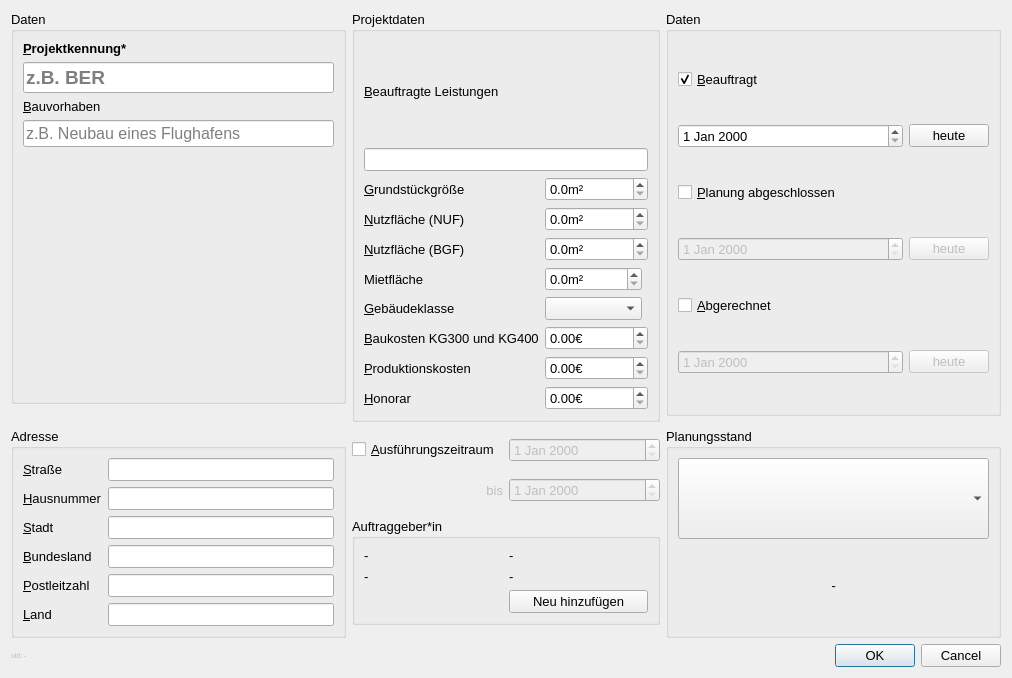
<?xml version="1.0" encoding="UTF-8"?>
<ui version="4.0">
 <class>Dialog</class>
 <widget class="QDialog" name="Dialog">
  <property name="windowModality">
   <enum>Qt::NonModal</enum>
  </property>
  <property name="enabled">
   <bool>true</bool>
  </property>
  <property name="geometry">
   <rect>
    <x>0</x>
    <y>0</y>
    <width>1012</width>
    <height>678</height>
   </rect>
  </property>
  <property name="sizePolicy">
   <sizepolicy hsizetype="Fixed" vsizetype="Fixed">
    <horstretch>0</horstretch>
    <verstretch>0</verstretch>
   </sizepolicy>
  </property>
  <property name="font">
   <font>
    <pointsize>10</pointsize>
   </font>
  </property>
  <property name="windowTitle">
   <string>Projektdialog</string>
  </property>
  <property name="sizeGripEnabled">
   <bool>false</bool>
  </property>
  <property name="modal">
   <bool>false</bool>
  </property>
  <layout class="QGridLayout" name="gridLayout">
   <item row="6" column="1">
    <layout class="QGridLayout" name="gridLayout_5">
     <property name="sizeConstraint">
      <enum>QLayout::SetMaximumSize</enum>
     </property>
     <item row="0" column="0">
      <widget class="QCheckBox" name="checkBox_execution_period">
       <property name="text">
        <string>&amp;Ausführungszeitraum</string>
       </property>
       <property name="checked">
        <bool>false</bool>
       </property>
      </widget>
     </item>
     <item row="0" column="1">
      <widget class="QDateEdit" name="dateEdit_execution_period_date_1">
       <property name="enabled">
        <bool>false</bool>
       </property>
      </widget>
     </item>
     <item row="1" column="0">
      <widget class="QLabel" name="label_to">
       <property name="enabled">
        <bool>false</bool>
       </property>
       <property name="text">
        <string>bis</string>
       </property>
       <property name="alignment">
        <set>Qt::AlignRight|Qt::AlignTrailing|Qt::AlignVCenter</set>
       </property>
      </widget>
     </item>
     <item row="1" column="1">
      <widget class="QDateEdit" name="dateEdit_execution_period_date_2">
       <property name="enabled">
        <bool>false</bool>
       </property>
      </widget>
     </item>
     <item row="2" column="0" colspan="2">
      <widget class="QGroupBox" name="groupBox_4">
       <property name="sizePolicy">
        <sizepolicy hsizetype="Preferred" vsizetype="Maximum">
         <horstretch>0</horstretch>
         <verstretch>0</verstretch>
        </sizepolicy>
       </property>
       <property name="title">
        <string>Auftraggeber*in</string>
       </property>
       <property name="flat">
        <bool>true</bool>
       </property>
       <layout class="QGridLayout" name="gridLayout_4">
        <item row="0" column="1">
         <widget class="QLabel" name="label_client_last_name">
          <property name="text">
           <string>-</string>
          </property>
         </widget>
        </item>
        <item row="0" column="0">
         <widget class="QLabel" name="label_client_first_name">
          <property name="text">
           <string>-</string>
          </property>
         </widget>
        </item>
        <item row="1" column="0">
         <widget class="QLabel" name="label_client_street_a_number">
          <property name="text">
           <string>-</string>
          </property>
         </widget>
        </item>
        <item row="1" column="1">
         <widget class="QLabel" name="label_client_zip_a_state">
          <property name="text">
           <string>-</string>
          </property>
         </widget>
        </item>
        <item row="2" column="1">
         <widget class="QPushButton" name="pushButton_add_new_client">
          <property name="text">
           <string>Neu hinzufügen</string>
          </property>
         </widget>
        </item>
       </layout>
      </widget>
     </item>
    </layout>
   </item>
   <item row="2" column="2" rowspan="3">
    <widget class="QGroupBox" name="groupBox_2">
     <property name="sizePolicy">
      <sizepolicy hsizetype="Preferred" vsizetype="Preferred">
       <horstretch>0</horstretch>
       <verstretch>0</verstretch>
      </sizepolicy>
     </property>
     <property name="minimumSize">
      <size>
       <width>0</width>
       <height>0</height>
      </size>
     </property>
     <property name="title">
      <string>Daten</string>
     </property>
     <property name="flat">
      <bool>true</bool>
     </property>
     <layout class="QGridLayout" name="gridLayout_6">
      <item row="6" column="2">
       <widget class="QPushButton" name="pushButton_billed_date_set_today">
        <property name="enabled">
         <bool>false</bool>
        </property>
        <property name="text">
         <string>heute</string>
        </property>
       </widget>
      </item>
      <item row="3" column="2">
       <widget class="QPushButton" name="pushButton_planning_finished_date_set_today">
        <property name="enabled">
         <bool>false</bool>
        </property>
        <property name="text">
         <string>heute</string>
        </property>
       </widget>
      </item>
      <item row="5" column="0">
       <widget class="QCheckBox" name="checkBox_billed">
        <property name="text">
         <string>&amp;Abgerechnet</string>
        </property>
        <property name="checked">
         <bool>false</bool>
        </property>
       </widget>
      </item>
      <item row="1" column="2">
       <widget class="QPushButton" name="pushButton_commissioned_date_set_today">
        <property name="text">
         <string>heute</string>
        </property>
       </widget>
      </item>
      <item row="3" column="0" colspan="2">
       <widget class="QDateEdit" name="dateEdit_planning_finished_date">
        <property name="enabled">
         <bool>false</bool>
        </property>
       </widget>
      </item>
      <item row="1" column="0" colspan="2">
       <widget class="QDateEdit" name="dateEdit_commissioned_date"/>
      </item>
      <item row="6" column="0" colspan="2">
       <widget class="QDateEdit" name="dateEdit_billed_date">
        <property name="enabled">
         <bool>false</bool>
        </property>
       </widget>
      </item>
      <item row="0" column="0">
       <widget class="QCheckBox" name="checkBox_commissioned">
        <property name="text">
         <string>&amp;Beauftragt</string>
        </property>
        <property name="checkable">
         <bool>true</bool>
        </property>
        <property name="checked">
         <bool>true</bool>
        </property>
       </widget>
      </item>
      <item row="2" column="0">
       <widget class="QCheckBox" name="checkBox_planning_finished">
        <property name="enabled">
         <bool>true</bool>
        </property>
        <property name="text">
         <string>&amp;Planung abgeschlossen</string>
        </property>
        <property name="checkable">
         <bool>true</bool>
        </property>
        <property name="checked">
         <bool>false</bool>
        </property>
       </widget>
      </item>
     </layout>
    </widget>
   </item>
   <item row="8" column="0">
    <widget class="QLabel" name="label_uid">
     <property name="enabled">
      <bool>false</bool>
     </property>
     <property name="sizePolicy">
      <sizepolicy hsizetype="Preferred" vsizetype="Maximum">
       <horstretch>0</horstretch>
       <verstretch>0</verstretch>
      </sizepolicy>
     </property>
     <property name="font">
      <font>
       <pointsize>5</pointsize>
      </font>
     </property>
     <property name="text">
      <string>uid: -</string>
     </property>
     <property name="alignment">
      <set>Qt::AlignLeading|Qt::AlignLeft|Qt::AlignVCenter</set>
     </property>
    </widget>
   </item>
   <item row="8" column="2">
    <widget class="QDialogButtonBox" name="buttonBox">
     <property name="orientation">
      <enum>Qt::Horizontal</enum>
     </property>
     <property name="standardButtons">
      <set>QDialogButtonBox::Cancel|QDialogButtonBox::Ok</set>
     </property>
    </widget>
   </item>
   <item row="2" column="1" rowspan="4">
    <widget class="QGroupBox" name="groupBox_reductions">
     <property name="sizePolicy">
      <sizepolicy hsizetype="Preferred" vsizetype="Minimum">
       <horstretch>0</horstretch>
       <verstretch>0</verstretch>
      </sizepolicy>
     </property>
     <property name="font">
      <font>
       <pointsize>10</pointsize>
       <italic>false</italic>
       <underline>false</underline>
      </font>
     </property>
     <property name="title">
      <string>Projektdaten</string>
     </property>
     <property name="flat">
      <bool>true</bool>
     </property>
     <layout class="QGridLayout" name="gridLayout_3">
      <item row="1" column="0" colspan="3">
       <widget class="QLineEdit" name="lineEdit_commissioned_services"/>
      </item>
      <item row="5" column="1" colspan="2">
       <widget class="QDoubleSpinBox" name="doubleSpinBox_usable_floor_space_bgf">
        <property name="suffix">
         <string>m²</string>
        </property>
        <property name="decimals">
         <number>1</number>
        </property>
        <property name="maximum">
         <double>9999999999999999455752309870428160.000000000000000</double>
        </property>
       </widget>
      </item>
      <item row="8" column="1">
       <widget class="QComboBox" name="comboBox_building_class"/>
      </item>
      <item row="5" column="0">
       <widget class="QLabel" name="label_usable_floor_space_bgf">
        <property name="text">
         <string>&amp;Nutzfläche (BGF)</string>
        </property>
        <property name="buddy">
         <cstring>doubleSpinBox_usable_floor_space_bgf</cstring>
        </property>
       </widget>
      </item>
      <item row="4" column="1" colspan="2">
       <widget class="QDoubleSpinBox" name="doubleSpinBox_usable_floor_space_nuf">
        <property name="suffix">
         <string>m²</string>
        </property>
        <property name="decimals">
         <number>1</number>
        </property>
        <property name="maximum">
         <double>9999999999999999932209486743616279764617084419440640.000000000000000</double>
        </property>
       </widget>
      </item>
      <item row="13" column="1" colspan="2">
       <widget class="QDoubleSpinBox" name="doubleSpinBox_contract_fee">
        <property name="suffix">
         <string>€</string>
        </property>
        <property name="decimals">
         <number>2</number>
        </property>
        <property name="maximum">
         <double>1000000000000000044885712678075916785549312.000000000000000</double>
        </property>
       </widget>
      </item>
      <item row="13" column="0">
       <widget class="QLabel" name="label_contract_fee">
        <property name="text">
         <string>&amp;Honorar</string>
        </property>
        <property name="buddy">
         <cstring>doubleSpinBox_contract_fee</cstring>
        </property>
       </widget>
      </item>
      <item row="9" column="0">
       <widget class="QLabel" name="label_construction_costs_kg300_400">
        <property name="text">
         <string>&amp;Baukosten KG300 und KG400</string>
        </property>
        <property name="buddy">
         <cstring>doubleSpinBox_construction_costs_kg300_400</cstring>
        </property>
       </widget>
      </item>
      <item row="4" column="0">
       <widget class="QLabel" name="label_usable_floor_space_nuf">
        <property name="text">
         <string>&amp;Nutzfläche (NUF)</string>
        </property>
        <property name="buddy">
         <cstring>doubleSpinBox_usable_floor_space_nuf</cstring>
        </property>
       </widget>
      </item>
      <item row="11" column="0">
       <widget class="QLabel" name="label_production_costs">
        <property name="text">
         <string>&amp;Produktionskosten</string>
        </property>
        <property name="buddy">
         <cstring>doubleSpinBox_production_costs</cstring>
        </property>
       </widget>
      </item>
      <item row="3" column="1" colspan="2">
       <widget class="QDoubleSpinBox" name="doubleSpinBox_property_size">
        <property name="suffix">
         <string>m²</string>
        </property>
        <property name="decimals">
         <number>1</number>
        </property>
        <property name="maximum">
         <double>99999999999999997168788049560464200849936328366177157906432.000000000000000</double>
        </property>
       </widget>
      </item>
      <item row="9" column="1" colspan="2">
       <widget class="QDoubleSpinBox" name="doubleSpinBox_construction_costs_kg300_400">
        <property name="suffix">
         <string>€</string>
        </property>
        <property name="decimals">
         <number>2</number>
        </property>
        <property name="maximum">
         <double>1000000000000000044885712678075916785549312.000000000000000</double>
        </property>
       </widget>
      </item>
      <item row="11" column="1" colspan="2">
       <widget class="QDoubleSpinBox" name="doubleSpinBox_production_costs">
        <property name="suffix">
         <string>€</string>
        </property>
        <property name="decimals">
         <number>2</number>
        </property>
        <property name="maximum">
         <double>1000000000000000044885712678075916785549312.000000000000000</double>
        </property>
       </widget>
      </item>
      <item row="8" column="0">
       <widget class="QLabel" name="label_building_class">
        <property name="text">
         <string>&amp;Gebäudeklasse</string>
        </property>
        <property name="buddy">
         <cstring>comboBox_building_class</cstring>
        </property>
       </widget>
      </item>
      <item row="3" column="0">
       <widget class="QLabel" name="label_property_size">
        <property name="text">
         <string>&amp;Grundstückgröße</string>
        </property>
        <property name="buddy">
         <cstring>doubleSpinBox_property_size</cstring>
        </property>
       </widget>
      </item>
      <item row="7" column="1">
       <widget class="QDoubleSpinBox" name="doubleSpinBox_rental_space">
        <property name="suffix">
         <string>m²</string>
        </property>
        <property name="decimals">
         <number>1</number>
        </property>
        <property name="maximum">
         <double>9999999999999999455752309870428160.000000000000000</double>
        </property>
       </widget>
      </item>
      <item row="0" column="0" colspan="3">
       <widget class="QLabel" name="label_commissioned_services">
        <property name="text">
         <string>&amp;Beauftragte Leistungen</string>
        </property>
        <property name="buddy">
         <cstring>lineEdit_commissioned_services</cstring>
        </property>
       </widget>
      </item>
      <item row="7" column="0">
       <widget class="QLabel" name="label_rental_space">
        <property name="text">
         <string>Mietfläche</string>
        </property>
        <property name="buddy">
         <cstring>doubleSpinBox_usable_floor_space_bgf</cstring>
        </property>
       </widget>
      </item>
     </layout>
    </widget>
   </item>
   <item row="6" column="2">
    <widget class="QGroupBox" name="groupBox_5">
     <property name="sizePolicy">
      <sizepolicy hsizetype="Preferred" vsizetype="Preferred">
       <horstretch>0</horstretch>
       <verstretch>0</verstretch>
      </sizepolicy>
     </property>
     <property name="minimumSize">
      <size>
       <width>0</width>
       <height>0</height>
      </size>
     </property>
     <property name="baseSize">
      <size>
       <width>0</width>
       <height>0</height>
      </size>
     </property>
     <property name="title">
      <string>Planungsstand</string>
     </property>
     <layout class="QVBoxLayout" name="verticalLayout_2">
      <item>
       <widget class="QComboBox" name="comboBox_planning_status">
        <property name="sizePolicy">
         <sizepolicy hsizetype="Preferred" vsizetype="Minimum">
          <horstretch>0</horstretch>
          <verstretch>0</verstretch>
         </sizepolicy>
        </property>
        <property name="font">
         <font>
          <pointsize>10</pointsize>
          <weight>50</weight>
          <bold>false</bold>
         </font>
        </property>
        <property name="currentText">
         <string/>
        </property>
        <property name="currentIndex">
         <number>-1</number>
        </property>
        <property name="sizeAdjustPolicy">
         <enum>QComboBox::AdjustToContents</enum>
        </property>
       </widget>
      </item>
      <item>
       <widget class="QLabel" name="label_planning_status">
        <property name="font">
         <font>
          <pointsize>10</pointsize>
          <italic>true</italic>
         </font>
        </property>
        <property name="text">
         <string>-</string>
        </property>
        <property name="alignment">
         <set>Qt::AlignCenter</set>
        </property>
       </widget>
      </item>
     </layout>
    </widget>
   </item>
   <item row="2" column="0">
    <widget class="QGroupBox" name="groupBox">
     <property name="sizePolicy">
      <sizepolicy hsizetype="Preferred" vsizetype="Preferred">
       <horstretch>0</horstretch>
       <verstretch>0</verstretch>
      </sizepolicy>
     </property>
     <property name="minimumSize">
      <size>
       <width>0</width>
       <height>0</height>
      </size>
     </property>
     <property name="title">
      <string>Daten</string>
     </property>
     <property name="flat">
      <bool>true</bool>
     </property>
     <layout class="QGridLayout" name="gridLayout_2">
      <item row="2" column="0">
       <widget class="QLabel" name="label_id">
        <property name="font">
         <font>
          <pointsize>10</pointsize>
          <weight>75</weight>
          <bold>true</bold>
         </font>
        </property>
        <property name="text">
         <string>&amp;Projektkennung*</string>
        </property>
        <property name="buddy">
         <cstring>lineEdit_id</cstring>
        </property>
       </widget>
      </item>
      <item row="5" column="0">
       <widget class="QLineEdit" name="lineEdit_construction_scheme">
        <property name="font">
         <font>
          <pointsize>12</pointsize>
         </font>
        </property>
        <property name="placeholderText">
         <string>z.B. Neubau eines Flughafens</string>
        </property>
       </widget>
      </item>
      <item row="4" column="0">
       <widget class="QLabel" name="label_construction_scheme">
        <property name="text">
         <string>&amp;Bauvorhaben</string>
        </property>
        <property name="buddy">
         <cstring>lineEdit_construction_scheme</cstring>
        </property>
       </widget>
      </item>
      <item row="3" column="0">
       <widget class="QLineEdit" name="lineEdit_id">
        <property name="font">
         <font>
          <pointsize>14</pointsize>
          <weight>75</weight>
          <bold>true</bold>
         </font>
        </property>
        <property name="placeholderText">
         <string>z.B. BER</string>
        </property>
       </widget>
      </item>
      <item row="6" column="0">
       <spacer name="verticalSpacer_3">
        <property name="orientation">
         <enum>Qt::Vertical</enum>
        </property>
        <property name="sizeHint" stdset="0">
         <size>
          <width>20</width>
          <height>40</height>
         </size>
        </property>
       </spacer>
      </item>
     </layout>
    </widget>
   </item>
   <item row="6" column="0">
    <widget class="QGroupBox" name="groupBox_3">
     <property name="sizePolicy">
      <sizepolicy hsizetype="Preferred" vsizetype="Preferred">
       <horstretch>0</horstretch>
       <verstretch>0</verstretch>
      </sizepolicy>
     </property>
     <property name="minimumSize">
      <size>
       <width>0</width>
       <height>0</height>
      </size>
     </property>
     <property name="title">
      <string>Adresse</string>
     </property>
     <property name="flat">
      <bool>true</bool>
     </property>
     <layout class="QVBoxLayout" name="verticalLayout">
      <item>
       <layout class="QFormLayout" name="formLayout">
        <item row="0" column="0">
         <widget class="QLabel" name="label_street">
          <property name="text">
           <string>&amp;Straße</string>
          </property>
          <property name="buddy">
           <cstring>lineEdit_street</cstring>
          </property>
         </widget>
        </item>
        <item row="0" column="1">
         <widget class="QLineEdit" name="lineEdit_street"/>
        </item>
        <item row="1" column="0">
         <widget class="QLabel" name="label_house_number">
          <property name="text">
           <string>&amp;Hausnummer</string>
          </property>
          <property name="buddy">
           <cstring>lineEdit_house_number</cstring>
          </property>
         </widget>
        </item>
        <item row="1" column="1">
         <widget class="QLineEdit" name="lineEdit_house_number"/>
        </item>
        <item row="2" column="0">
         <widget class="QLabel" name="label_city">
          <property name="text">
           <string>&amp;Stadt</string>
          </property>
          <property name="buddy">
           <cstring>lineEdit_city</cstring>
          </property>
         </widget>
        </item>
        <item row="2" column="1">
         <widget class="QLineEdit" name="lineEdit_city"/>
        </item>
        <item row="3" column="0">
         <widget class="QLabel" name="label_state">
          <property name="text">
           <string>&amp;Bundesland</string>
          </property>
          <property name="buddy">
           <cstring>lineEdit_state</cstring>
          </property>
         </widget>
        </item>
        <item row="3" column="1">
         <widget class="QLineEdit" name="lineEdit_state"/>
        </item>
        <item row="4" column="0">
         <widget class="QLabel" name="label_zipcode">
          <property name="text">
           <string>&amp;Postleitzahl</string>
          </property>
          <property name="buddy">
           <cstring>lineEdit_zipcode</cstring>
          </property>
         </widget>
        </item>
        <item row="4" column="1">
         <widget class="QLineEdit" name="lineEdit_zipcode"/>
        </item>
        <item row="5" column="0">
         <widget class="QLabel" name="label_country">
          <property name="text">
           <string>&amp;Land</string>
          </property>
          <property name="buddy">
           <cstring>lineEdit_country</cstring>
          </property>
         </widget>
        </item>
        <item row="5" column="1">
         <widget class="QLineEdit" name="lineEdit_country"/>
        </item>
       </layout>
      </item>
     </layout>
    </widget>
   </item>
  </layout>
 </widget>
 <tabstops>
  <tabstop>lineEdit_id</tabstop>
  <tabstop>lineEdit_construction_scheme</tabstop>
  <tabstop>lineEdit_street</tabstop>
  <tabstop>lineEdit_house_number</tabstop>
  <tabstop>lineEdit_city</tabstop>
  <tabstop>lineEdit_state</tabstop>
  <tabstop>lineEdit_zipcode</tabstop>
  <tabstop>lineEdit_country</tabstop>
  <tabstop>lineEdit_commissioned_services</tabstop>
  <tabstop>doubleSpinBox_property_size</tabstop>
  <tabstop>doubleSpinBox_usable_floor_space_nuf</tabstop>
  <tabstop>doubleSpinBox_usable_floor_space_bgf</tabstop>
  <tabstop>comboBox_building_class</tabstop>
  <tabstop>doubleSpinBox_construction_costs_kg300_400</tabstop>
  <tabstop>doubleSpinBox_production_costs</tabstop>
  <tabstop>doubleSpinBox_contract_fee</tabstop>
  <tabstop>checkBox_execution_period</tabstop>
  <tabstop>dateEdit_execution_period_date_1</tabstop>
  <tabstop>dateEdit_execution_period_date_2</tabstop>
  <tabstop>checkBox_commissioned</tabstop>
  <tabstop>dateEdit_commissioned_date</tabstop>
  <tabstop>pushButton_commissioned_date_set_today</tabstop>
  <tabstop>checkBox_planning_finished</tabstop>
  <tabstop>dateEdit_planning_finished_date</tabstop>
  <tabstop>pushButton_planning_finished_date_set_today</tabstop>
  <tabstop>checkBox_billed</tabstop>
  <tabstop>dateEdit_billed_date</tabstop>
  <tabstop>pushButton_billed_date_set_today</tabstop>
  <tabstop>comboBox_planning_status</tabstop>
 </tabstops>
 <resources/>
 <connections>
  <connection>
   <sender>buttonBox</sender>
   <signal>accepted()</signal>
   <receiver>Dialog</receiver>
   <slot>accept()</slot>
   <hints>
    <hint type="sourcelabel">
     <x>1187</x>
     <y>580</y>
    </hint>
    <hint type="destinationlabel">
     <x>157</x>
     <y>274</y>
    </hint>
   </hints>
  </connection>
  <connection>
   <sender>buttonBox</sender>
   <signal>rejected()</signal>
   <receiver>Dialog</receiver>
   <slot>reject()</slot>
   <hints>
    <hint type="sourcelabel">
     <x>1187</x>
     <y>580</y>
    </hint>
    <hint type="destinationlabel">
     <x>286</x>
     <y>274</y>
    </hint>
   </hints>
  </connection>
 </connections>
</ui>
